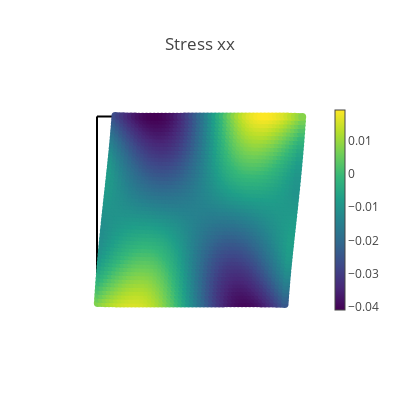
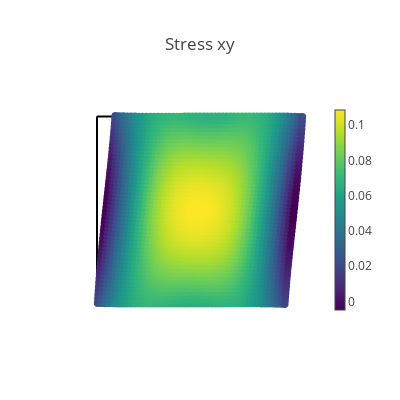
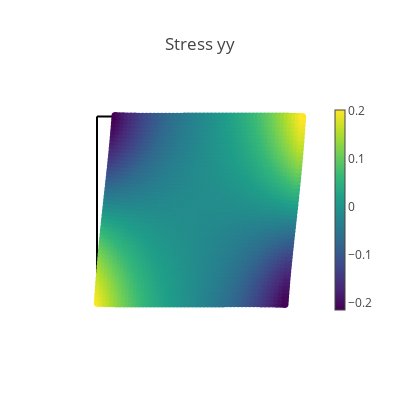
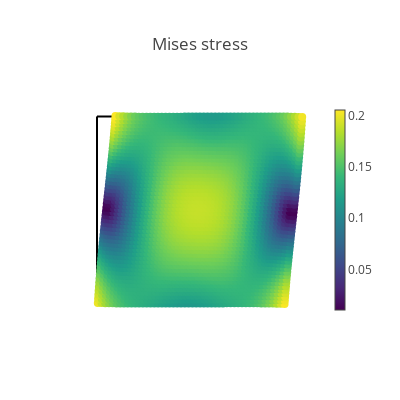

Source (notebook cell) for these figures, in order:
### Markdown cell above
## Visualization of results

### Code cell
# Create a validation domain different from the training domain
val_x, val_y = np.meshgrid(np.linspace(0, L, 50), np.linspace(0, L, 50))
val_domain = np.vstack([val_x.ravel(), val_y.ravel()]).T
val = torch.tensor(val_domain, requires_grad=True).double()

# Compute model predictions on the validation domain
disp = net(val)
def_val = val + disp
stress = torch.vmap(sigma)(val)
mises = torch.sqrt(
    stress[:, 0, 0] ** 2
    + stress[:, 1, 1] ** 2
    - stress[:, 0, 0] * stress[:, 1, 1]
    + 3 * stress[:, 0, 1] ** 2
)
# print([loss.item() for loss in compute_les(val)])

@torch.no_grad()
def make_plot(x, y, variable, title, cmap=sequential.Viridis, size=8.0):
    fig = go.Figure()

    # Plot boundaries
    m = dict(color="black")
    fig.add_trace(go.Scatter(x=top[:, 0], y=top[:, 1], mode="lines", marker=m))
    fig.add_trace(go.Scatter(x=bottom[:, 0], y=bottom[:, 1], mode="lines", marker=m))
    fig.add_trace(go.Scatter(x=left[:, 0], y=left[:, 1], mode="lines", marker=m))
    fig.add_trace(go.Scatter(x=right[:, 0], y=right[:, 1], mode="lines", marker=m))

    # Plot variable values
    m = dict(color=variable, colorscale=cmap, size=size, colorbar=dict(thickness=10))
    fig.add_trace(go.Scatter(x=x, y=y, marker=m, mode="markers"))

    # plot settings
    fig.layout.yaxis.scaleanchor = "x"
    fig.update_layout(
        template="none", width=400, height=400, title=title, showlegend=False
    )
    fig.update_xaxes(visible=False)
    fig.update_yaxes(visible=False)
    fig.show()


# Compute data error
print(np.shape(val))
s_data = func(val) 
print(np.shape(s_data))
s_pred = torch.vmap(sigma)(val)
print(np.shape(s_pred))
ds_xx = s_data[:, 0] - s_pred[:, 0, 0]
ds_yy = s_data[:, 1] - s_pred[:, 1, 1]
ds_xy = s_data[:, 2] - s_pred[:, 0, 1]


# Plot stresses
make_plot(*def_val.T, stress[:, 0, 0], "Stress xx")
make_plot(*def_val.T, stress[:, 0, 1], "Stress xy")
make_plot(*def_val.T, stress[:, 1, 1], "Stress yy")
make_plot(*def_val.T, mises, "Mises stress")

# Plot displacements
make_plot(*def_val.T, disp[:, 0], "Displacement in x", cmap=sequential.Inferno)
make_plot(*def_val.T, disp[:, 1], "Displacement in y", cmap=sequential.Inferno)

# Plot stress errors
cmap = sequential.RdBu_r
make_plot(*val[:, 0:2].T, ds_xx, "Stress error xx", size=2.0, cmap=cmap)
make_plot(*val[:, 0:2].T, ds_yy, "Stress error yy", size=2.0, cmap=cmap)
make_plot(*val[:, 0:2].T, ds_xy, "Stress error xy", size=2.0, cmap=cmap)

### Figure 1 — Plotly figure (JSON) as saved in the notebook; plotly's stock layout.template omitted (floating-point values rounded to 4 significant figures; data arrays with more than 128 entries replaced by an {"elided": "..."} marker saying what was removed)
{"data": [{"marker": {"color": "black"}, "mode": "lines", "type": "scatter", "x": [0, 0.04167, 0.08333, 0.125, 0.1667, 0.2083, 0.25, 0.2917, 0.3333, 0.375, 0.4167, 0.4583, 0.5, 0.5417, 0.5833, 0.625, 0.6667, 0.7083, 0.75, 0.7917, 0.8333, 0.875, 0.9167, 0.9583, 1], "y": [1, 1, 1, 1, 1, 1, 1, 1, 1, 1, 1, 1, 1, 1, 1, 1, 1, 1, 1, 1, 1, 1, 1, 1, 1]}, {"marker": {"color": "black"}, "mode": "lines", "type": "scatter", "x": [0, 0.04167, 0.08333, 0.125, 0.1667, 0.2083, 0.25, 0.2917, 0.3333, 0.375, 0.4167, 0.4583, 0.5, 0.5417, 0.5833, 0.625, 0.6667, 0.7083, 0.75, 0.7917, 0.8333, 0.875, 0.9167, 0.9583, 1], "y": [0, 0, 0, 0, 0, 0, 0, 0, 0, 0, 0, 0, 0, 0, 0, 0, 0, 0, 0, 0, 0, 0, 0, 0, 0]}, {"marker": {"color": "black"}, "mode": "lines", "type": "scatter", "x": [0, 0, 0, 0, 0, 0, 0, 0, 0, 0, 0, 0, 0, 0, 0, 0, 0, 0, 0, 0, 0, 0, 0, 0, 0], "y": [0, 0.04167, 0.08333, 0.125, 0.1667, 0.2083, 0.25, 0.2917, 0.3333, 0.375, 0.4167, 0.4583, 0.5, 0.5417, 0.5833, 0.625, 0.6667, 0.7083, 0.75, 0.7917, 0.8333, 0.875, 0.9167, 0.9583, 1]}, {"marker": {"color": "black"}, "mode": "lines", "type": "scatter", "x": [1, 1, 1, 1, 1, 1, 1, 1, 1, 1, 1, 1, 1, 1, 1, 1, 1, 1, 1, 1, 1, 1, 1, 1, 1], "y": [0, 0.04167, 0.08333, 0.125, 0.1667, 0.2083, 0.25, 0.2917, 0.3333, 0.375, 0.4167, 0.4583, 0.5, 0.5417, 0.5833, 0.625, 0.6667, 0.7083, 0.75, 0.7917, 0.8333, 0.875, 0.9167, 0.9583, 1]}, {"marker": {"color": {"elided": "2500 float values"}, "colorbar": {"thickness": 10}, "colorscale": [[0, "#440154"], [0.1111, "#482878"], [0.2222, "#3e4989"], [0.3333, "#31688e"], [0.4444, "#26828e"], [0.5556, "#1f9e89"], [0.6667, "#35b779"], [0.7778, "#6ece58"], [0.8889, "#b5de2b"], [1, "#fde725"]], "size": 8}, "mode": "markers", "type": "scatter", "x": {"elided": "2500 float values"}, "y": {"elided": "2500 float values"}}], "layout": {"height": 400, "showlegend": false, "title": {"text": "Stress xx"}, "width": 400, "xaxis": {"visible": false}, "yaxis": {"scaleanchor": "x", "visible": false}}}

### Figure 2 — Plotly figure (JSON) as saved in the notebook; plotly's stock layout.template omitted (floating-point values rounded to 4 significant figures; data arrays with more than 128 entries replaced by an {"elided": "..."} marker saying what was removed)
{"data": [{"marker": {"color": "black"}, "mode": "lines", "type": "scatter", "x": [0, 0.04167, 0.08333, 0.125, 0.1667, 0.2083, 0.25, 0.2917, 0.3333, 0.375, 0.4167, 0.4583, 0.5, 0.5417, 0.5833, 0.625, 0.6667, 0.7083, 0.75, 0.7917, 0.8333, 0.875, 0.9167, 0.9583, 1], "y": [1, 1, 1, 1, 1, 1, 1, 1, 1, 1, 1, 1, 1, 1, 1, 1, 1, 1, 1, 1, 1, 1, 1, 1, 1]}, {"marker": {"color": "black"}, "mode": "lines", "type": "scatter", "x": [0, 0.04167, 0.08333, 0.125, 0.1667, 0.2083, 0.25, 0.2917, 0.3333, 0.375, 0.4167, 0.4583, 0.5, 0.5417, 0.5833, 0.625, 0.6667, 0.7083, 0.75, 0.7917, 0.8333, 0.875, 0.9167, 0.9583, 1], "y": [0, 0, 0, 0, 0, 0, 0, 0, 0, 0, 0, 0, 0, 0, 0, 0, 0, 0, 0, 0, 0, 0, 0, 0, 0]}, {"marker": {"color": "black"}, "mode": "lines", "type": "scatter", "x": [0, 0, 0, 0, 0, 0, 0, 0, 0, 0, 0, 0, 0, 0, 0, 0, 0, 0, 0, 0, 0, 0, 0, 0, 0], "y": [0, 0.04167, 0.08333, 0.125, 0.1667, 0.2083, 0.25, 0.2917, 0.3333, 0.375, 0.4167, 0.4583, 0.5, 0.5417, 0.5833, 0.625, 0.6667, 0.7083, 0.75, 0.7917, 0.8333, 0.875, 0.9167, 0.9583, 1]}, {"marker": {"color": "black"}, "mode": "lines", "type": "scatter", "x": [1, 1, 1, 1, 1, 1, 1, 1, 1, 1, 1, 1, 1, 1, 1, 1, 1, 1, 1, 1, 1, 1, 1, 1, 1], "y": [0, 0.04167, 0.08333, 0.125, 0.1667, 0.2083, 0.25, 0.2917, 0.3333, 0.375, 0.4167, 0.4583, 0.5, 0.5417, 0.5833, 0.625, 0.6667, 0.7083, 0.75, 0.7917, 0.8333, 0.875, 0.9167, 0.9583, 1]}, {"marker": {"color": {"elided": "2500 float values"}, "colorbar": {"thickness": 10}, "colorscale": [[0, "#440154"], [0.1111, "#482878"], [0.2222, "#3e4989"], [0.3333, "#31688e"], [0.4444, "#26828e"], [0.5556, "#1f9e89"], [0.6667, "#35b779"], [0.7778, "#6ece58"], [0.8889, "#b5de2b"], [1, "#fde725"]], "size": 8}, "mode": "markers", "type": "scatter", "x": {"elided": "2500 float values"}, "y": {"elided": "2500 float values"}}], "layout": {"height": 400, "showlegend": false, "title": {"text": "Stress xy"}, "width": 400, "xaxis": {"visible": false}, "yaxis": {"scaleanchor": "x", "visible": false}}}

### Figure 3 — Plotly figure (JSON) as saved in the notebook; plotly's stock layout.template omitted (floating-point values rounded to 4 significant figures; data arrays with more than 128 entries replaced by an {"elided": "..."} marker saying what was removed)
{"data": [{"marker": {"color": "black"}, "mode": "lines", "type": "scatter", "x": [0, 0.04167, 0.08333, 0.125, 0.1667, 0.2083, 0.25, 0.2917, 0.3333, 0.375, 0.4167, 0.4583, 0.5, 0.5417, 0.5833, 0.625, 0.6667, 0.7083, 0.75, 0.7917, 0.8333, 0.875, 0.9167, 0.9583, 1], "y": [1, 1, 1, 1, 1, 1, 1, 1, 1, 1, 1, 1, 1, 1, 1, 1, 1, 1, 1, 1, 1, 1, 1, 1, 1]}, {"marker": {"color": "black"}, "mode": "lines", "type": "scatter", "x": [0, 0.04167, 0.08333, 0.125, 0.1667, 0.2083, 0.25, 0.2917, 0.3333, 0.375, 0.4167, 0.4583, 0.5, 0.5417, 0.5833, 0.625, 0.6667, 0.7083, 0.75, 0.7917, 0.8333, 0.875, 0.9167, 0.9583, 1], "y": [0, 0, 0, 0, 0, 0, 0, 0, 0, 0, 0, 0, 0, 0, 0, 0, 0, 0, 0, 0, 0, 0, 0, 0, 0]}, {"marker": {"color": "black"}, "mode": "lines", "type": "scatter", "x": [0, 0, 0, 0, 0, 0, 0, 0, 0, 0, 0, 0, 0, 0, 0, 0, 0, 0, 0, 0, 0, 0, 0, 0, 0], "y": [0, 0.04167, 0.08333, 0.125, 0.1667, 0.2083, 0.25, 0.2917, 0.3333, 0.375, 0.4167, 0.4583, 0.5, 0.5417, 0.5833, 0.625, 0.6667, 0.7083, 0.75, 0.7917, 0.8333, 0.875, 0.9167, 0.9583, 1]}, {"marker": {"color": "black"}, "mode": "lines", "type": "scatter", "x": [1, 1, 1, 1, 1, 1, 1, 1, 1, 1, 1, 1, 1, 1, 1, 1, 1, 1, 1, 1, 1, 1, 1, 1, 1], "y": [0, 0.04167, 0.08333, 0.125, 0.1667, 0.2083, 0.25, 0.2917, 0.3333, 0.375, 0.4167, 0.4583, 0.5, 0.5417, 0.5833, 0.625, 0.6667, 0.7083, 0.75, 0.7917, 0.8333, 0.875, 0.9167, 0.9583, 1]}, {"marker": {"color": {"elided": "2500 float values"}, "colorbar": {"thickness": 10}, "colorscale": [[0, "#440154"], [0.1111, "#482878"], [0.2222, "#3e4989"], [0.3333, "#31688e"], [0.4444, "#26828e"], [0.5556, "#1f9e89"], [0.6667, "#35b779"], [0.7778, "#6ece58"], [0.8889, "#b5de2b"], [1, "#fde725"]], "size": 8}, "mode": "markers", "type": "scatter", "x": {"elided": "2500 float values"}, "y": {"elided": "2500 float values"}}], "layout": {"height": 400, "showlegend": false, "title": {"text": "Stress yy"}, "width": 400, "xaxis": {"visible": false}, "yaxis": {"scaleanchor": "x", "visible": false}}}

### Figure 4 — Plotly figure (JSON) as saved in the notebook; plotly's stock layout.template omitted (floating-point values rounded to 4 significant figures; data arrays with more than 128 entries replaced by an {"elided": "..."} marker saying what was removed)
{"data": [{"marker": {"color": "black"}, "mode": "lines", "type": "scatter", "x": [0, 0.04167, 0.08333, 0.125, 0.1667, 0.2083, 0.25, 0.2917, 0.3333, 0.375, 0.4167, 0.4583, 0.5, 0.5417, 0.5833, 0.625, 0.6667, 0.7083, 0.75, 0.7917, 0.8333, 0.875, 0.9167, 0.9583, 1], "y": [1, 1, 1, 1, 1, 1, 1, 1, 1, 1, 1, 1, 1, 1, 1, 1, 1, 1, 1, 1, 1, 1, 1, 1, 1]}, {"marker": {"color": "black"}, "mode": "lines", "type": "scatter", "x": [0, 0.04167, 0.08333, 0.125, 0.1667, 0.2083, 0.25, 0.2917, 0.3333, 0.375, 0.4167, 0.4583, 0.5, 0.5417, 0.5833, 0.625, 0.6667, 0.7083, 0.75, 0.7917, 0.8333, 0.875, 0.9167, 0.9583, 1], "y": [0, 0, 0, 0, 0, 0, 0, 0, 0, 0, 0, 0, 0, 0, 0, 0, 0, 0, 0, 0, 0, 0, 0, 0, 0]}, {"marker": {"color": "black"}, "mode": "lines", "type": "scatter", "x": [0, 0, 0, 0, 0, 0, 0, 0, 0, 0, 0, 0, 0, 0, 0, 0, 0, 0, 0, 0, 0, 0, 0, 0, 0], "y": [0, 0.04167, 0.08333, 0.125, 0.1667, 0.2083, 0.25, 0.2917, 0.3333, 0.375, 0.4167, 0.4583, 0.5, 0.5417, 0.5833, 0.625, 0.6667, 0.7083, 0.75, 0.7917, 0.8333, 0.875, 0.9167, 0.9583, 1]}, {"marker": {"color": "black"}, "mode": "lines", "type": "scatter", "x": [1, 1, 1, 1, 1, 1, 1, 1, 1, 1, 1, 1, 1, 1, 1, 1, 1, 1, 1, 1, 1, 1, 1, 1, 1], "y": [0, 0.04167, 0.08333, 0.125, 0.1667, 0.2083, 0.25, 0.2917, 0.3333, 0.375, 0.4167, 0.4583, 0.5, 0.5417, 0.5833, 0.625, 0.6667, 0.7083, 0.75, 0.7917, 0.8333, 0.875, 0.9167, 0.9583, 1]}, {"marker": {"color": {"elided": "2500 float values"}, "colorbar": {"thickness": 10}, "colorscale": [[0, "#440154"], [0.1111, "#482878"], [0.2222, "#3e4989"], [0.3333, "#31688e"], [0.4444, "#26828e"], [0.5556, "#1f9e89"], [0.6667, "#35b779"], [0.7778, "#6ece58"], [0.8889, "#b5de2b"], [1, "#fde725"]], "size": 8}, "mode": "markers", "type": "scatter", "x": {"elided": "2500 float values"}, "y": {"elided": "2500 float values"}}], "layout": {"height": 400, "showlegend": false, "title": {"text": "Mises stress"}, "width": 400, "xaxis": {"visible": false}, "yaxis": {"scaleanchor": "x", "visible": false}}}
